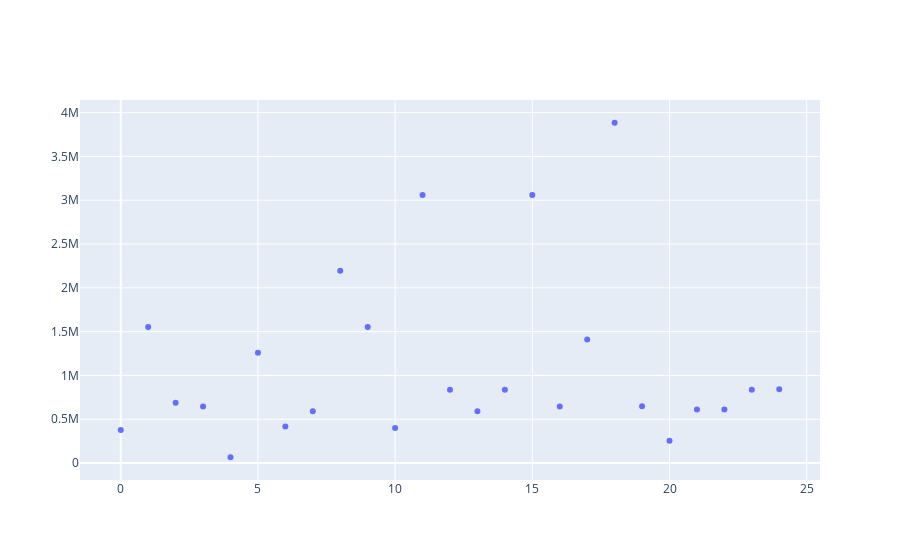

Source (notebook cell):
### Code cell
population_fig = go.Figure(data=go.Scatter(y=df_players_city_analysis_2019["population"], mode='markers'))
population_fig.show()

### Figure 1 — Plotly figure (JSON) as saved in the notebook; plotly's stock layout.template omitted (floating-point values rounded to 4 significant figures)
{"data": [{"mode": "markers", "type": "scatter", "y": [378715, 1553165, 688701, 646449, 66318, 1257676, 417650, 590952, 2195914, 1553165, 400070, 3060000, 837442, 590952, 837442, 3060000, 645966, 1409019, 3884307, 649495, 255483, 610613, 610613, 837442, 843393]}], "layout": {}}
